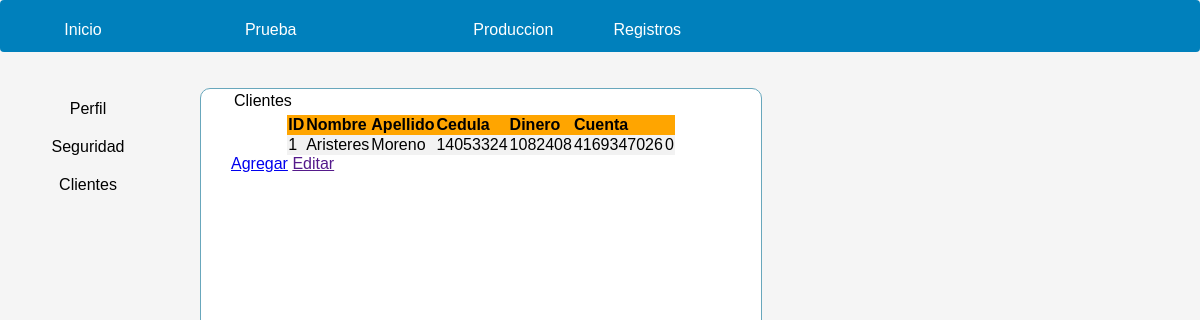
Screenshot of /Codigo/configuraciones/clientes.php with the database file from the repository.
### tables this page shows
CREATE TABLE `clientes` (
  `id` int(11) NOT NULL,
  `nombre` varchar(20) NOT NULL,
  `apellido` varchar(20) NOT NULL,
  `cedula` varchar(12) NOT NULL,
  `cuenta` varchar(23) NOT NULL,
  `telefono` varchar(11) NOT NULL,
  `deuda` float NOT NULL
);

### Codigo/configuraciones/clientes.php (the view, shortened to what this page needs)
<html>
<head>
	<link rel="stylesheet" type="text/css" href="/Codigo/css/mihojadeestilos.css">
	<link rel="stylesheet" type="text/css" href="/Codigo/css/barras/estilos_barra_navegacion.css">
</head>
<body>
	<div id="barras" >
	<?php
		require_once "../../Codigo/barras/barra_lateral_configuraciones.php";
    ?>
    <section>
            <table>
                <tr>
                    <td>
                        <p>Clientes</p>
                    </td>
                </tr>
                <tr>
                    <?php
                    $conexion=mysqli_connect('localhost','root','','datos_cafe');
                    $sql="SELECT * FROM clientes";
                    $resultado=mysqli_query($conexion, $sql);
                    $blancoazul=0;
                    if(mysqli_num_rows($resultado)>0){
                        echo "<table width='30%' align='center' style='background-color:orange;padding:2px;border-radius:0px;white-space:pre;border-collapse:collapse;'>";
                         echo"<tr><td style=border:10;background:orange;color:black;width:100%;'><b>ID</b></td>";
                         echo"<td style=border:10;background:orange;color:black;width:100%;'><b>Nombre</b></td>";
                         echo"<td style=border:10;background:orange;color:black;width:100%;'><b>Apellido</b></td>";
                         echo"<td style=border:10;background:orange;color:black;width:100%;'><b>Cedula</b></td>";
                         echo"<td style=border:10;background:orange;color:black;width:100%;'><b>Dinero</b></td>";
                         echo"<td style=border:10;background:orange;color:black;width:100%;'><b>Cuenta</b></td>";
                         while ($fila=$resultado->fetch_row()){
                             $blancoazul++;
                             if($blancoazul%2){
                             echo "<tr><td style='border:0;background:#f2f2f2;color:black'>$fila[0]</td>";
                             echo "<td style='border:0;background:#f2f2f2;color:black;'>$fila[1]</td>";
                             echo "<td style='border:0;background:#f2f2f2;color:black'>$fila[2]</td>";
                             echo "<td style='border:0;background:#f2f2f2;color:black'>$fila[3]</td>";
                             echo "<td style='border:0;background:#f2f2f2;color:black'>$fila[4]</td>";
                             echo "<td style='border:0;background:#f2f2f2;color:black'>$fila[5]</td>";
                             echo "<td style='border:0;background:#f2f2f2;color:black'>$fila[6]</td>";
                             }
                         }
                     }else{
                     echo "<tr><td style='color:white'>Sin resultados</td></tr>";
                     }
                     echo "</table>";
                    ?>
                </tr>
                <tr>
                <td>
                <a href="/Codigo/configuraciones/agregar_clientes.php">Agregar</a>
                </td>
                <td>
                <a href="">Editar</a>
                </td>
                </tr>
            </table>
    </section>
</body>
</html>

### Codigo/css/mihojadeestilos.css (style rules this page uses)
body { font-family: arial,verdana; border-radius: 10px; background-color:whitesmoke; }
section { position: absolute; margin-top: 80px; left: 200px; height:1024px; width: 500px; border-radius:10px; padding: 0px 30px; background-color:white; border: solid 1px #68A7BC; }
p { font-family:arial; color:black; }

### Codigo/css/barras/estilos_barra_navegacion.css (style rules this page uses)
p { font-family: arial,verdana; }
nav ul { display: inline; }
#navegacionprincipal { left: 0; position: fixed; top:0px; z-index: 100; background-color:#0080BC; border-radius: 4px; width: 100%; margin-bottom: 20px; max-height: 100px; }
#navegacionprincipal a { text-decoration: none; color:white; transition:all .3s; }
li { border-radius: 4px; display: inline-grid; margin-left: 30px; margin-bottom: 10px; transition: all .3s; width:80px; text-align: center; min-width: 100px; box-shadow:0px 0px 0px white; }
#tablenav { width:100%; }

### rows the page displays
clientes: id "1", nombre "Aristeres", apellido "Moreno", cedula "14053324", cuenta "1082408", telefono "4169347026", deuda "0"
